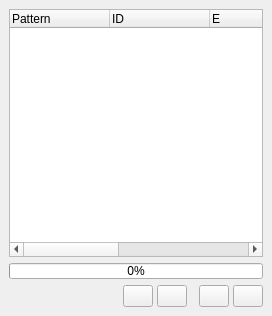
<ui version="4.0" >
 <class>AtomlistWidget</class>
 <widget class="QWidget" name="AtomlistWidget" >
  <property name="geometry" >
   <rect>
    <x>0</x>
    <y>0</y>
    <width>272</width>
    <height>316</height>
   </rect>
  </property>
  <property name="windowTitle" >
   <string>Atom List</string>
  </property>
  <layout class="QHBoxLayout" >
   <property name="margin" >
    <number>9</number>
   </property>
   <property name="spacing" >
    <number>6</number>
   </property>
   <item>
    <layout class="QVBoxLayout" >
     <property name="margin" >
      <number>0</number>
     </property>
     <property name="spacing" >
      <number>6</number>
     </property>
     <item>
      <widget class="TTreeWidget" name="AtomTree" >
       <property name="sizePolicy" >
        <sizepolicy>
         <hsizetype>7</hsizetype>
         <vsizetype>7</vsizetype>
         <horstretch>0</horstretch>
         <verstretch>0</verstretch>
        </sizepolicy>
       </property>
       <property name="selectionMode" >
        <enum>QAbstractItemView::MultiSelection</enum>
       </property>
       <column>
        <property name="text" >
         <string>Pattern</string>
        </property>
       </column>
       <column>
        <property name="text" >
         <string>ID</string>
        </property>
       </column>
       <column>
        <property name="text" >
         <string>E</string>
        </property>
       </column>
       <column>
        <property name="text" >
         <string>X</string>
        </property>
       </column>
       <column>
        <property name="text" >
         <string>Y</string>
        </property>
       </column>
       <column>
        <property name="text" >
         <string>Z</string>
        </property>
       </column>
      </widget>
     </item>
     <item>
      <widget class="QProgressBar" name="AtomListProgress" >
       <property name="maximumSize" >
        <size>
         <width>16777215</width>
         <height>16</height>
        </size>
       </property>
       <property name="value" >
        <number>0</number>
       </property>
       <property name="orientation" >
        <enum>Qt::Horizontal</enum>
       </property>
      </widget>
     </item>
     <item>
      <layout class="QHBoxLayout" >
       <property name="margin" >
        <number>0</number>
       </property>
       <property name="spacing" >
        <number>4</number>
       </property>
       <item>
        <spacer>
         <property name="orientation" >
          <enum>Qt::Horizontal</enum>
         </property>
         <property name="sizeHint" >
          <size>
           <width>40</width>
           <height>20</height>
          </size>
         </property>
        </spacer>
       </item>
       <item>
        <widget class="QPushButton" name="ShiftUpButton" >
         <property name="maximumSize" >
          <size>
           <width>30</width>
           <height>30</height>
          </size>
         </property>
         <property name="toolTip" >
          <string>Move selected atoms up one place in list</string>
         </property>
         <property name="text" >
          <string/>
         </property>
         <property name="icon" >
          <iconset resource="icons.qrc" >:/arrows/icons/arrow_up.svg</iconset>
         </property>
        </widget>
       </item>
       <item>
        <widget class="QPushButton" name="ShiftDownButton" >
         <property name="maximumSize" >
          <size>
           <width>30</width>
           <height>30</height>
          </size>
         </property>
         <property name="toolTip" >
          <string>Move selected atoms down one place in list</string>
         </property>
         <property name="text" >
          <string/>
         </property>
         <property name="icon" >
          <iconset resource="icons.qrc" >:/arrows/icons/arrow_down.svg</iconset>
         </property>
        </widget>
       </item>
       <item>
        <spacer>
         <property name="orientation" >
          <enum>Qt::Horizontal</enum>
         </property>
         <property name="sizeType" >
          <enum>QSizePolicy::Fixed</enum>
         </property>
         <property name="sizeHint" >
          <size>
           <width>8</width>
           <height>20</height>
          </size>
         </property>
        </spacer>
       </item>
       <item>
        <widget class="QPushButton" name="MoveToStartButton" >
         <property name="maximumSize" >
          <size>
           <width>30</width>
           <height>30</height>
          </size>
         </property>
         <property name="toolTip" >
          <string>Move selected atoms to start of list</string>
         </property>
         <property name="text" >
          <string/>
         </property>
         <property name="icon" >
          <iconset resource="icons.qrc" >:/arrows/icons/arrow_upline.svg</iconset>
         </property>
        </widget>
       </item>
       <item>
        <widget class="QPushButton" name="MoveToEndButton" >
         <property name="maximumSize" >
          <size>
           <width>30</width>
           <height>30</height>
          </size>
         </property>
         <property name="toolTip" >
          <string>Move selected atoms to end of list</string>
         </property>
         <property name="text" >
          <string/>
         </property>
         <property name="icon" >
          <iconset resource="icons.qrc" >:/arrows/icons/arrow_downline.svg</iconset>
         </property>
        </widget>
       </item>
      </layout>
     </item>
    </layout>
   </item>
  </layout>
 </widget>
 <customwidgets>
  <customwidget>
   <class>TTreeWidget</class>
   <extends>QTreeWidget</extends>
   <header>ttreewidget.uih</header>
  </customwidget>
 </customwidgets>
 <resources/>
 <connections/>
</ui>
